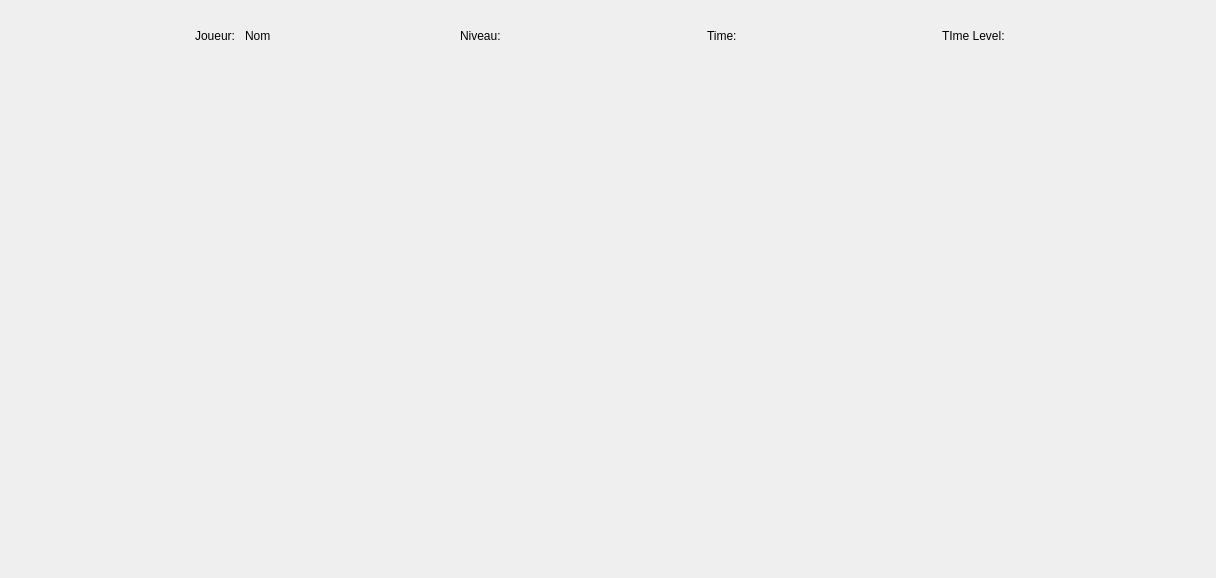
<?xml version="1.0" encoding="UTF-8"?>
<ui version="4.0">
 <class>GameWidget</class>
 <widget class="QWidget" name="GameWidget">
  <property name="geometry">
   <rect>
    <x>0</x>
    <y>0</y>
    <width>1216</width>
    <height>578</height>
   </rect>
  </property>
  <property name="windowTitle">
   <string>Follow And Drop - Jeu</string>
  </property>
  <layout class="QVBoxLayout" name="verticalLayout_2">
   <item>
    <layout class="QVBoxLayout" name="verticalLayout">
     <item>
      <layout class="QHBoxLayout" name="horizontalLayout">
       <item>
        <spacer name="horizontalSpacer_2">
         <property name="orientation">
          <enum>Qt::Horizontal</enum>
         </property>
         <property name="sizeHint" stdset="0">
          <size>
           <width>40</width>
           <height>20</height>
          </size>
         </property>
        </spacer>
       </item>
       <item>
        <widget class="QLabel" name="labelName">
         <property name="text">
          <string>Joueur: </string>
         </property>
        </widget>
       </item>
       <item>
        <widget class="QLabel" name="name">
         <property name="text">
          <string>Nom</string>
         </property>
        </widget>
       </item>
       <item>
        <spacer name="horizontalSpacer_3">
         <property name="orientation">
          <enum>Qt::Horizontal</enum>
         </property>
         <property name="sizeHint" stdset="0">
          <size>
           <width>40</width>
           <height>20</height>
          </size>
         </property>
        </spacer>
       </item>
       <item>
        <widget class="QLabel" name="labelLevel">
         <property name="text">
          <string>Niveau: </string>
         </property>
        </widget>
       </item>
       <item>
        <widget class="QLabel" name="level">
         <property name="enabled">
          <bool>false</bool>
         </property>
         <property name="text">
          <string/>
         </property>
        </widget>
       </item>
       <item>
        <spacer name="horizontalSpacer_5">
         <property name="orientation">
          <enum>Qt::Horizontal</enum>
         </property>
         <property name="sizeHint" stdset="0">
          <size>
           <width>40</width>
           <height>20</height>
          </size>
         </property>
        </spacer>
       </item>
       <item>
        <widget class="QLabel" name="labelTime">
         <property name="text">
          <string>Time:</string>
         </property>
        </widget>
       </item>
       <item>
        <widget class="QLabel" name="time">
         <property name="minimumSize">
          <size>
           <width>10</width>
           <height>10</height>
          </size>
         </property>
         <property name="text">
          <string/>
         </property>
        </widget>
       </item>
       <item>
        <spacer name="horizontalSpacer_4">
         <property name="orientation">
          <enum>Qt::Horizontal</enum>
         </property>
         <property name="sizeHint" stdset="0">
          <size>
           <width>40</width>
           <height>20</height>
          </size>
         </property>
        </spacer>
       </item>
       <item>
        <widget class="QLabel" name="labelTimeLevel">
         <property name="text">
          <string>TIme Level: </string>
         </property>
        </widget>
       </item>
       <item>
        <widget class="QLabel" name="timeLevel">
         <property name="text">
          <string/>
         </property>
        </widget>
       </item>
       <item>
        <spacer name="horizontalSpacer">
         <property name="orientation">
          <enum>Qt::Horizontal</enum>
         </property>
         <property name="sizeHint" stdset="0">
          <size>
           <width>40</width>
           <height>20</height>
          </size>
         </property>
        </spacer>
       </item>
      </layout>
     </item>
     <item>
      <layout class="QHBoxLayout" name="horizontalLayout_2">
       <item>
        <spacer name="horizontalSpacer_8">
         <property name="orientation">
          <enum>Qt::Horizontal</enum>
         </property>
         <property name="sizeHint" stdset="0">
          <size>
           <width>40</width>
           <height>20</height>
          </size>
         </property>
        </spacer>
       </item>
       <item>
        <widget class="GameWidget" name="myGame" native="true">
         <property name="minimumSize">
          <size>
           <width>500</width>
           <height>300</height>
          </size>
         </property>
         <property name="maximumSize">
          <size>
           <width>700</width>
           <height>700</height>
          </size>
         </property>
         <zorder>horizontalSpacer_7</zorder>
        </widget>
       </item>
       <item>
        <spacer name="horizontalSpacer_7">
         <property name="orientation">
          <enum>Qt::Horizontal</enum>
         </property>
         <property name="sizeHint" stdset="0">
          <size>
           <width>40</width>
           <height>20</height>
          </size>
         </property>
        </spacer>
       </item>
       <item>
        <widget class="WebCamWindow" name="webcamWidget" native="true">
         <property name="minimumSize">
          <size>
           <width>600</width>
           <height>500</height>
          </size>
         </property>
        </widget>
       </item>
      </layout>
     </item>
    </layout>
   </item>
  </layout>
 </widget>
 <customwidgets>
  <customwidget>
   <class>WebCamWindow</class>
   <extends>QWidget</extends>
   <header>webcamwindow.h</header>
   <container>1</container>
  </customwidget>
  <customwidget>
   <class>GameWidget</class>
   <extends>QWidget</extends>
   <header location="global">gamewidget.h</header>
   <container>1</container>
  </customwidget>
 </customwidgets>
 <resources/>
 <connections/>
 <slots>
  <slot>clicked()</slot>
 </slots>
</ui>
